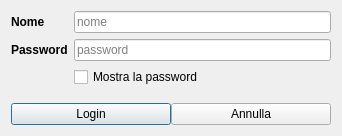
<?xml version="1.0" encoding="UTF-8"?>
<ui version="4.0">
 <class>HLogin2</class>
 <widget class="QDialog" name="HLogin2">
  <property name="windowModality">
   <enum>Qt::ApplicationModal</enum>
  </property>
  <property name="geometry">
   <rect>
    <x>0</x>
    <y>0</y>
    <width>342</width>
    <height>136</height>
   </rect>
  </property>
  <property name="windowTitle">
   <string>HamletMod - Login</string>
  </property>
  <property name="windowIcon">
   <iconset resource="icons.qrc">
    <normaloff>:/Resources/fblabs.png</normaloff>:/Resources/fblabs.png</iconset>
  </property>
  <property name="modal">
   <bool>true</bool>
  </property>
  <layout class="QVBoxLayout" name="verticalLayout_2">
   <item>
    <layout class="QVBoxLayout" name="verticalLayout">
     <item>
      <layout class="QFormLayout" name="formLayout">
       <item row="0" column="0">
        <widget class="QLabel" name="label">
         <property name="font">
          <font>
           <bold>true</bold>
          </font>
         </property>
         <property name="text">
          <string>Nome</string>
         </property>
        </widget>
       </item>
       <item row="0" column="1">
        <widget class="QLineEdit" name="leUser">
         <property name="text">
          <string/>
         </property>
         <property name="placeholderText">
          <string>nome</string>
         </property>
         <property name="clearButtonEnabled">
          <bool>true</bool>
         </property>
        </widget>
       </item>
       <item row="1" column="0">
        <widget class="QLabel" name="label_2">
         <property name="font">
          <font>
           <bold>true</bold>
          </font>
         </property>
         <property name="text">
          <string>Password</string>
         </property>
        </widget>
       </item>
       <item row="1" column="1">
        <widget class="QLineEdit" name="lePwd">
         <property name="text">
          <string/>
         </property>
         <property name="echoMode">
          <enum>QLineEdit::Password</enum>
         </property>
         <property name="placeholderText">
          <string>password</string>
         </property>
         <property name="clearButtonEnabled">
          <bool>true</bool>
         </property>
        </widget>
       </item>
       <item row="2" column="0">
        <widget class="QLabel" name="label_3">
         <property name="text">
          <string/>
         </property>
        </widget>
       </item>
       <item row="2" column="1">
        <widget class="QCheckBox" name="checkBox">
         <property name="text">
          <string>Mostra la password</string>
         </property>
        </widget>
       </item>
      </layout>
     </item>
     <item>
      <layout class="QHBoxLayout" name="horizontalLayout">
       <property name="spacing">
        <number>0</number>
       </property>
       <item>
        <widget class="QPushButton" name="pushButton">
         <property name="text">
          <string>Login</string>
         </property>
         <property name="icon">
          <iconset resource="icons.qrc">
           <normaloff>:/Resources/Key.PNG</normaloff>:/Resources/Key.PNG</iconset>
         </property>
         <property name="autoExclusive">
          <bool>false</bool>
         </property>
         <property name="default">
          <bool>true</bool>
         </property>
        </widget>
       </item>
       <item>
        <widget class="QPushButton" name="pushButton_2">
         <property name="text">
          <string>Annulla</string>
         </property>
         <property name="icon">
          <iconset resource="icons.qrc">
           <normaloff>:/Resources/Actions-window-close-icon.png</normaloff>:/Resources/Actions-window-close-icon.png</iconset>
         </property>
        </widget>
       </item>
      </layout>
     </item>
    </layout>
   </item>
  </layout>
 </widget>
 <resources>
  <include location="icons.qrc"/>
 </resources>
 <connections/>
</ui>
